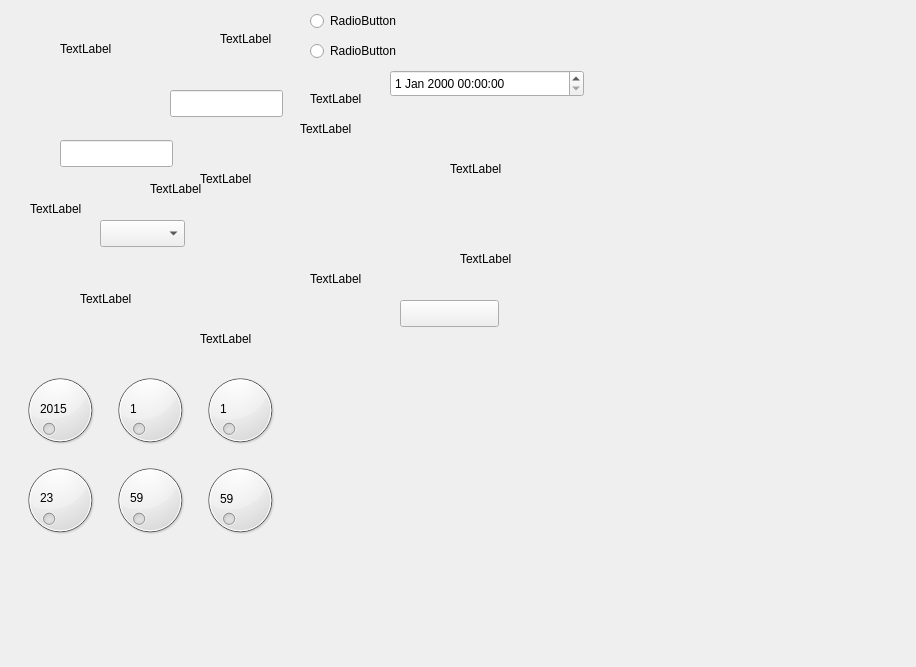
<?xml version="1.0" encoding="UTF-8"?>
<ui version="4.0">
 <class>QSettingMachineForm</class>
 <widget class="QWidget" name="QSettingMachineForm">
  <property name="geometry">
   <rect>
    <x>0</x>
    <y>0</y>
    <width>916</width>
    <height>667</height>
   </rect>
  </property>
  <property name="windowTitle">
   <string>Form</string>
  </property>
  <widget class="QLabel" name="lb_settingmachine_xishu">
   <property name="geometry">
    <rect>
     <x>200</x>
     <y>170</y>
     <width>67</width>
     <height>17</height>
    </rect>
   </property>
   <property name="text">
    <string>TextLabel</string>
   </property>
  </widget>
  <widget class="QLabel" name="lb_settingmachine_jiandna">
   <property name="geometry">
    <rect>
     <x>300</x>
     <y>120</y>
     <width>67</width>
     <height>17</height>
    </rect>
   </property>
   <property name="text">
    <string>TextLabel</string>
   </property>
  </widget>
  <widget class="QLabel" name="lb_settingmachine_lengningshui">
   <property name="geometry">
    <rect>
     <x>310</x>
     <y>270</y>
     <width>67</width>
     <height>17</height>
    </rect>
   </property>
   <property name="text">
    <string>TextLabel</string>
   </property>
  </widget>
  <widget class="QLabel" name="lb_settingmachine_xiangxi">
   <property name="geometry">
    <rect>
     <x>310</x>
     <y>90</y>
     <width>67</width>
     <height>17</height>
    </rect>
   </property>
   <property name="text">
    <string>TextLabel</string>
   </property>
  </widget>
  <widget class="QLabel" name="lb_settingmachine_fangfa">
   <property name="geometry">
    <rect>
     <x>460</x>
     <y>250</y>
     <width>67</width>
     <height>17</height>
    </rect>
   </property>
   <property name="text">
    <string>TextLabel</string>
   </property>
  </widget>
  <widget class="QLabel" name="lb_settingmachine_zijian">
   <property name="geometry">
    <rect>
     <x>450</x>
     <y>160</y>
     <width>67</width>
     <height>17</height>
    </rect>
   </property>
   <property name="text">
    <string>TextLabel</string>
   </property>
  </widget>
  <widget class="QLineEdit" name="le_settingmachine_xishu">
   <property name="geometry">
    <rect>
     <x>60</x>
     <y>140</y>
     <width>113</width>
     <height>27</height>
    </rect>
   </property>
  </widget>
  <widget class="QPushButton" name="pb_setttingmatchine_save">
   <property name="geometry">
    <rect>
     <x>400</x>
     <y>300</y>
     <width>99</width>
     <height>27</height>
    </rect>
   </property>
   <property name="text">
    <string/>
   </property>
  </widget>
  <widget class="QLineEdit" name="le_settingmachine_fangfaxishu">
   <property name="geometry">
    <rect>
     <x>170</x>
     <y>90</y>
     <width>113</width>
     <height>27</height>
    </rect>
   </property>
  </widget>
  <widget class="QDateTimeEdit" name="dateTimeEdit">
   <property name="geometry">
    <rect>
     <x>390</x>
     <y>70</y>
     <width>194</width>
     <height>27</height>
    </rect>
   </property>
  </widget>
  <widget class="QComboBox" name="cb_setttingmatchine_fangfaxishu">
   <property name="geometry">
    <rect>
     <x>100</x>
     <y>220</y>
     <width>85</width>
     <height>27</height>
    </rect>
   </property>
  </widget>
  <widget class="QDial" name="dial_year">
   <property name="geometry">
    <rect>
     <x>20</x>
     <y>370</y>
     <width>80</width>
     <height>80</height>
    </rect>
   </property>
  </widget>
  <widget class="QDial" name="dial_day">
   <property name="geometry">
    <rect>
     <x>200</x>
     <y>370</y>
     <width>80</width>
     <height>80</height>
    </rect>
   </property>
   <property name="minimum">
    <number>1</number>
   </property>
   <property name="maximum">
    <number>31</number>
   </property>
  </widget>
  <widget class="QDial" name="dial_month">
   <property name="geometry">
    <rect>
     <x>110</x>
     <y>370</y>
     <width>80</width>
     <height>80</height>
    </rect>
   </property>
   <property name="minimum">
    <number>1</number>
   </property>
   <property name="maximum">
    <number>12</number>
   </property>
  </widget>
  <widget class="QDial" name="dial_hour">
   <property name="geometry">
    <rect>
     <x>20</x>
     <y>460</y>
     <width>80</width>
     <height>80</height>
    </rect>
   </property>
  </widget>
  <widget class="QDial" name="dial_second_2">
   <property name="geometry">
    <rect>
     <x>200</x>
     <y>460</y>
     <width>80</width>
     <height>80</height>
    </rect>
   </property>
  </widget>
  <widget class="QDial" name="dial_muit">
   <property name="geometry">
    <rect>
     <x>110</x>
     <y>460</y>
     <width>80</width>
     <height>80</height>
    </rect>
   </property>
  </widget>
  <widget class="QLabel" name="label_year">
   <property name="geometry">
    <rect>
     <x>40</x>
     <y>400</y>
     <width>41</width>
     <height>17</height>
    </rect>
   </property>
   <property name="text">
    <string>2015</string>
   </property>
   <property name="textFormat">
    <enum>Qt::AutoText</enum>
   </property>
  </widget>
  <widget class="QLabel" name="label_mouth">
   <property name="geometry">
    <rect>
     <x>130</x>
     <y>400</y>
     <width>41</width>
     <height>17</height>
    </rect>
   </property>
   <property name="text">
    <string>1</string>
   </property>
  </widget>
  <widget class="QLabel" name="label_day">
   <property name="geometry">
    <rect>
     <x>220</x>
     <y>400</y>
     <width>41</width>
     <height>17</height>
    </rect>
   </property>
   <property name="text">
    <string>1</string>
   </property>
  </widget>
  <widget class="QLabel" name="label_hour">
   <property name="geometry">
    <rect>
     <x>40</x>
     <y>490</y>
     <width>41</width>
     <height>16</height>
    </rect>
   </property>
   <property name="text">
    <string>23</string>
   </property>
  </widget>
  <widget class="QLabel" name="label_muit">
   <property name="geometry">
    <rect>
     <x>130</x>
     <y>490</y>
     <width>41</width>
     <height>16</height>
    </rect>
   </property>
   <property name="text">
    <string>59</string>
   </property>
  </widget>
  <widget class="QLabel" name="label_second">
   <property name="geometry">
    <rect>
     <x>220</x>
     <y>490</y>
     <width>41</width>
     <height>17</height>
    </rect>
   </property>
   <property name="text">
    <string>59</string>
   </property>
  </widget>
  <widget class="QLabel" name="label_xishu1">
   <property name="geometry">
    <rect>
     <x>60</x>
     <y>40</y>
     <width>67</width>
     <height>17</height>
    </rect>
   </property>
   <property name="text">
    <string>TextLabel</string>
   </property>
  </widget>
  <widget class="QLabel" name="label_dayin">
   <property name="geometry">
    <rect>
     <x>220</x>
     <y>30</y>
     <width>67</width>
     <height>17</height>
    </rect>
   </property>
   <property name="text">
    <string>TextLabel</string>
   </property>
  </widget>
  <widget class="QLabel" name="label_zijian">
   <property name="geometry">
    <rect>
     <x>80</x>
     <y>290</y>
     <width>67</width>
     <height>17</height>
    </rect>
   </property>
   <property name="text">
    <string>TextLabel</string>
   </property>
  </widget>
  <widget class="QLabel" name="label_time">
   <property name="geometry">
    <rect>
     <x>30</x>
     <y>200</y>
     <width>67</width>
     <height>17</height>
    </rect>
   </property>
   <property name="text">
    <string>TextLabel</string>
   </property>
  </widget>
  <widget class="QLabel" name="label_xishu2">
   <property name="geometry">
    <rect>
     <x>150</x>
     <y>180</y>
     <width>67</width>
     <height>17</height>
    </rect>
   </property>
   <property name="text">
    <string>TextLabel</string>
   </property>
  </widget>
  <widget class="QLabel" name="label_3">
   <property name="geometry">
    <rect>
     <x>200</x>
     <y>330</y>
     <width>67</width>
     <height>17</height>
    </rect>
   </property>
   <property name="text">
    <string>TextLabel</string>
   </property>
  </widget>
  <widget class="QRadioButton" name="btnJiandan">
   <property name="geometry">
    <rect>
     <x>310</x>
     <y>10</y>
     <width>117</width>
     <height>22</height>
    </rect>
   </property>
   <property name="text">
    <string>RadioButton</string>
   </property>
  </widget>
  <widget class="QRadioButton" name="btnComplex">
   <property name="geometry">
    <rect>
     <x>310</x>
     <y>40</y>
     <width>117</width>
     <height>22</height>
    </rect>
   </property>
   <property name="text">
    <string>RadioButton</string>
   </property>
  </widget>
 </widget>
 <resources/>
 <connections/>
</ui>
